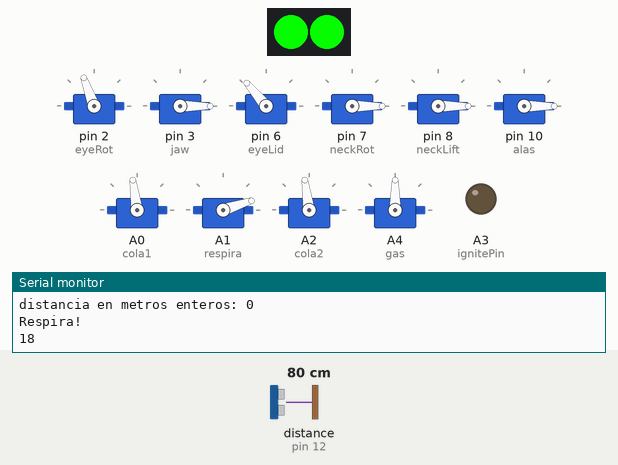
Recording of a sketch running on a simulated Arduino Uno, built with avr-gcc and run on an emulated ATmega328P. On the bench: 10 × servo, 2 RGB LEDs in strip order, left to right, output pins drawn as LEDs (lit = HIGH), the last lines printed to the serial monitor. Wiring (inferred from the names in the program): ultrasonic range finder: trigger pin 11; echo pin 12. The inputs (shaded band) are chosen by the test bench; at power-on: distance to the obstacle (sensor on pin 12) 80 cm. The echo pulse lasts 58.3 µs per cm; pins used as bus, display or sensor lines are not drawn.

Above: at 3.2 s.
3.3 s: distance to the obstacle (sensor on pin 12) set to 120 cm
At 4.01 s:
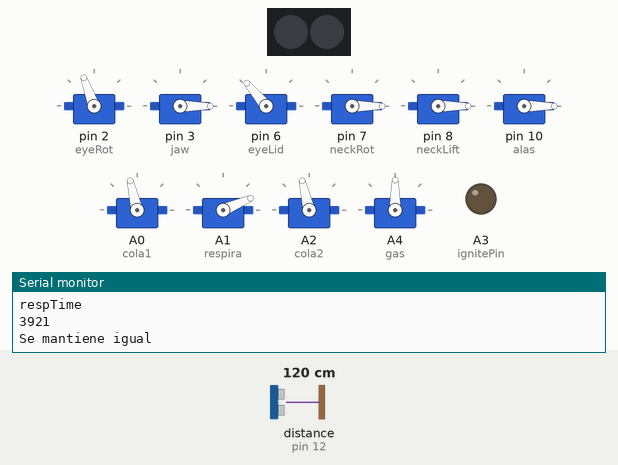
6.3 s: distance to the obstacle (sensor on pin 12) set to 18 cm
At 6.51 s:
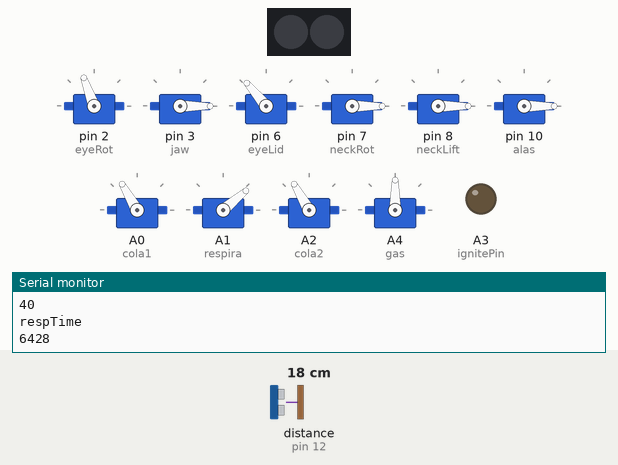
Timing chart, 0 to 28.6 s (numbered marks = the images above; inputs shaded):
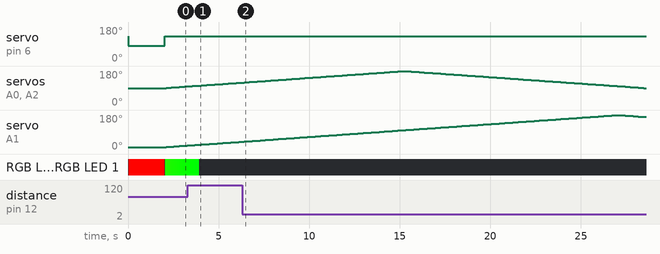

The sketch:

BEOWULF_TESTER.ino
```cpp
/*
 * Código para el funcionamiento autónomo
 * del Dragón Beowulf para el Cocotrón 2018.
 * Por Cardansan, 25/10/18.
*/

#include<Servo.h>
Servo eyeRot;
Servo eyeLid;
Servo jaw;
Servo neckRot;
Servo neckLift;
Servo respira;
Servo cola1;
Servo cola2;
Servo alas;
Servo gas;

#include <Adafruit_NeoPixel.h>
#define PIN 5
Adafruit_NeoPixel strip = Adafruit_NeoPixel(2, PIN, NEO_GRB + NEO_KHZ800);

#define ignitePin A3

//Useful variables
boolean intrusion=false;
boolean alejarse=false;
boolean blinkState=false;
boolean irovenir = 1;
boolean respir = 1;
boolean paso21=false;
boolean paso32=false;
float prevDistancia;
int counter=0;
int counter2=0;

unsigned long int colaTime;
unsigned long int respiraTime;
unsigned long int blinkTime;
unsigned long int ultraTime;
unsigned long int tiempo;
uint16_t j = 0;
uint32_t Wheel();

//Variables para colorLoop()
boolean colorLoopState=false;
int color1, color2;
int colorCambio;
boolean colorSubiendo=true;
boolean colorLoopInicio=true;
unsigned long int colorLoopTime;

int color = 0;
int posRot = 110; // initial positions of servos
int posLid = 110;
int posJaw = 0;
int posNeckRot = 0;
int posLift = 0;
int posResp = 10;
int posCola= 90;
int posAlas= 90;
int posGas;//--------------¡¡¡Poner valor!!!------------------

   // defines pins numbers
    const int trigPin = 11;
    const int echoPin = 12;
    // defines variables
    long duration;
    float distancia;
    int distancia_int;
    int distancia_red;
    int distancia_met_red;
    float distancia_ant;
    float distancia_met;
    int distancia_met_int;
    int uno;
    int dos = 1;

char valSerial; // initial value of input

void setup() {

  Serial.begin(9600);
  Serial.println("Hola hola");

  eyeRot.attach(2);
  jaw.attach(3);
  //4 es del Módulo SD
  eyeLid.attach(6);
  neckRot.attach(7);
  neckLift.attach(8);
  //9 es del Módulo SD
  alas.attach(10);
  //11 es del Modulo SD
  //12 es del Modulo SD
  //13 es del Modulo SD
  cola1.attach(A0);
  respira.attach(A1);
  cola2.attach(A2);
  pinMode(ignitePin,OUTPUT);//A3
  gas.attach(A4);

  eyeRot.write(posRot);
  jaw.write(posJaw);
  eyeLid.write(posLid);
  respira.write(posResp);
  cola1.write(posCola);
  cola2.write(posCola);
  neckRot.write(posNeckRot);
  neckLift.write(posLift);

    pinMode(trigPin, OUTPUT); // Sets the trigPin as an Output
    pinMode(echoPin, INPUT); // Sets the echoPin as an Input

  strip.begin();
  strip.show(); // Initialize all pixels to 'off'
  eyeClose();
  plegarAlas();

  //Variables para funciones autónomas
  colaTime=millis();
  respiraTime=(millis()-10);
  colorLoopTime=millis();
  ultraTime=millis();
  tiempo=millis();

  eyeOpen();
  neoON(1);
  delay(2000);
  eyeClose();
  colorLoopON(75,110);

}


/*
                _     _   _                    ____
               (_)   | | | |                  / /\ \
    __   _____  _  __| | | | ___   ___  _ __ | |  | |
    \ \ / / _ \| |/ _` | | |/ _ \ / _ \| '_ \| |  | |
     \ V / (_) | | (_| | | | (_) | (_) | |_) | |  | |
      \_/ \___/|_|\__,_| |_|\___/ \___/| .__/| |  | |
                                       | |    \_\/_/
                                       |_|
 */
void loop() {
  scanUltrasonico();
  if(intrusion==true) despertar();
  if(alejarse==true) dormir();
  if(colorLoopState==true){
  actualColorLoop();
  }
  coletea();
  respiracion();
  if(blinkState==true) parpadea();
}

  //-----------------------------NEOPIXEL EYES-----------------------------------
// Input a value 0 to 255 to get a color value. The colours are a transition r - g - b - back to r.
uint32_t Wheel(byte WheelPos ) {
  WheelPos = 255 - WheelPos;
  if(WheelPos < 85) {
    return strip.Color(255 - WheelPos * 3, 0, WheelPos * 3);
  }
  if(WheelPos < 170) {
    WheelPos -= 85;
    return strip.Color(0, WheelPos * 3, 255 - WheelPos * 3);
  }
  WheelPos -= 170;
  return strip.Color(WheelPos * 3, 255 - WheelPos * 3, 0);
}

void neoOFF(){
    for(int i=0; i< strip.numPixels(); i++) {
      strip.setPixelColor(i,0);
    }
    strip.show();
}

void neoON(int col){ //¿En qué color quieres encenderlo? Puede ser el mismo color que antes con la variable "color".
    for(int i=0; i< strip.numPixels(); i++) {
      strip.setPixelColor(i, Wheel(col));
    }
    strip.show();
}
void neoTransition(int goal){ //Transcisión Gradual hasta el color indicado
  int col=color;
  boolean finished=false;
  for(;finished==false;){
    if(color<goal) col++;
    else if(color>goal) col--;
    else if(color==goal) finished=true;
    neoON(col);
    delay(1);
  }
}
//Sección dedicada para colorLoop() y sus funciones auxiliares°°°°
void colorLoopON(int col1,int col2){
  color1=col1;
  color2=col2;
  colorCambio=col1;
  neoON(colorCambio);
  colorLoopState=true;
}
void colorLoopOFF(){
  colorLoopState=false;
}
void actualColorLoop(){
if(millis()>(colorLoopTime+50)){
  colorLoopTime=millis();
  if(colorSubiendo==true){
    colorCambio++;
  }
  else{
    colorCambio--;
  }

  neoON(colorCambio);

  if(colorCambio==color2){
    colorSubiendo=false;
  }
  else if(colorCambio==color1){
    colorSubiendo=true;
  }
  else{
    return;
  }
}
}
//Fin sección dedicada para colorLoop() y sus funciones auxiliares°°°

//-----------------------------SERVO CONTROL-----------------------------------
//MANDÍBULA
void jawOpen(){
  jaw.write(0);
  delay(15);
}
void jawClose(){
  jaw.write(180);
  delay(15);
}
//EYE ROT
void verFrente(){
  eyeRot.write(100);
  delay(15);
}
void verCostado(){
  eyeRot.write(70);
  delay(15);
}

//PÁRPADO
void pestanea(){ //Termina y comienza con los ojos abiertos.

  for(int i=80;i<130;i++){ //De abierto a cerrado
    eyeLid.write(i);
    delay(5);
  }
  neoOFF();
  delay(200);

  for(int i=130;i>80;i--){ //De cerrado a abierto
    eyeLid.write(i);
    delay(5);
    if(i<100)neoON(color);
  }
}
void eyeClose(){
  eyeLid.write(130);
  neoOFF();
  delay(15);
}
void eyeOpen(){
  eyeLid.write(80);
  neoON(color);
  delay(15);
}

void blinkStateON(){
  blinkState=true;
  blinkTime=millis();
}
void parpadea(){
  if(millis()>(blinkTime+1300)){
    pestanea();
    blinkTime=millis();
  }
}

//-----------------------------AUTOMATIC FUNCTIONS-----------------------------------
//Cola
void coletea(){
 if(millis()>(colaTime+8)){
  if (irovenir==0) posCola--;
  if (irovenir==1) posCola++;

  if (posCola==180) irovenir=0;
  if(posCola==0) irovenir=1;

  cola1.write(posCola);
  cola2.write(posCola);

  colaTime=millis();
 }
}
//Respira
void respiracion(){
 if(millis()>(respiraTime+9)){

  if (respir==0) posResp--;
  if (respir==1) posResp++;

  if (posResp==180) respir=0;
  if(posResp==10) respir=1;

  respira.write(posResp);
  Serial.println("Respira!");
  Serial.println(posResp);
  respiraTime=millis();
  Serial.println("respTime");
  Serial.println(respiraTime);
 }
}
//----------------OTHER FUNCTIONS-----------------------
int scanUltrasonico(){
  if(millis()>(ultraTime+500)){

    distancia_ant = distancia;
    // Clears the trigPin
    digitalWrite(trigPin, LOW);
    delayMicroseconds(2);
    // Sets the trigPin on HIGH state for 10 micro seconds
    digitalWrite(trigPin, HIGH);
    delayMicroseconds(10);
    digitalWrite(trigPin, LOW);
    // Reads the echoPin, returns the sound wave travel time in microseconds
    duration = pulseIn(echoPin, HIGH);
    // Calculating the distance
    distancia= duration*0.034/2;
    distancia_met = distancia/100;
    distancia_int = (int)distancia;
    distancia_met_int = (int)distancia_met;
    distancia_met_red = round(distancia_met);
    //
    if(abs((distancia_met-distancia_met_red))<=.1){
      distancia = distancia_ant;
    }else{
        distancia = distancia;
      }
    //
    if(abs(distancia-distancia_ant)>=150){
      distancia = distancia_ant;
    }else{
      distancia = distancia;
    }
    //
    distancia_met = distancia/100;
    distancia_int = (int)distancia;
    distancia_met_int = (int)distancia_met;
    distancia_met_red = round(distancia_met);
    uno = distancia_met_int;
    if(uno<dos){
      Serial.print("1 metro mas cerca");
    }else{
      if(uno == dos){
        Serial.print("Se mantiene igual");
      }else{
        Serial.print("Se aleja");
      }
    }
    dos = uno;
    // Prints the distance on the Serial Monitor
    Serial.print("\nDistance: ");
    Serial.println(distancia);
    Serial.println("\nenteros");
    Serial.println(distancia_int);
    Serial.print("\ndistancia en metros: ");
    Serial.println(distancia_met);
    Serial.print("\ndistancia en metros enteros: ");
    Serial.println(distancia_met_int);
    if(distancia_met<=1) {
      counter++;
      if(counter==3){
      alejarse=false;
      intrusion=true;
      counter=0;
      }
    }

    else if(distancia_met<3 && distancia_met>1 && intrusion==true){
      counter2++;
      if(counter2==3){
       intrusion=false;
       alejarse=true;
      }

    }
    else{
      intrusion=false;
      alejarse=false;
      counter=0;
      counter2;
    }
  }
}
void estirarCuello(){
  neckLift.write(110);
}
void doblarCuello(){
  neckLift.write(60);
  delay(100);
  neckLift.write(0);
  delay(15);
}
void abrirAlas(){
  alas.write(130);
}
void plegarAlas(){
  alas.write(0);
}
void rugido(){

}
void despertar(){
  if(millis>tiempo+10000){
  Serial.println("DESPERTE---------------------------------------------------");
  delay(60000);
  eyeOpen();
  neoON(255);
  jawOpen();
  verCostado();
  abrirAlas();
  rugido();
  doblarCuello();
  colorLoopON(90,110);
  blinkStateON();
  tiempo=millis();
  }
}
void dormir(){
  Serial.println("a dormirrr------------------------------------------------");
  plegarAlas();
  eyeClose();
  blinkState=false;
  colorLoopOFF();
}
```

Measured:
- by itself, servo on A0 (cola1), servo on A2 (cola2): rises from 119° to 180° in 8.8 s, then falls to 90° in 13.3 s
- by itself, servo on A1 (respira): rises from 39° to 180° in 20.6 s, then falls to 170° in 1.5 s
